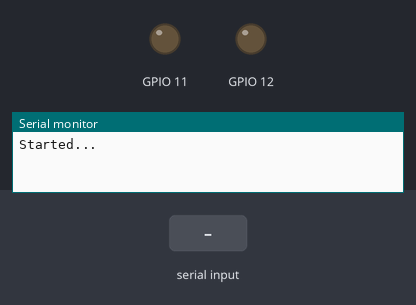
This sketch was run on a simulated ESP8266 (NodeMCU). Parts: output pins drawn as LEDs (lit = HIGH), the last lines printed to the serial monitor. Inputs (shaded band) come from the test bench.

Above: at 1.2 s.
1.3 s: "a" received over Serial
At 2.5 s:
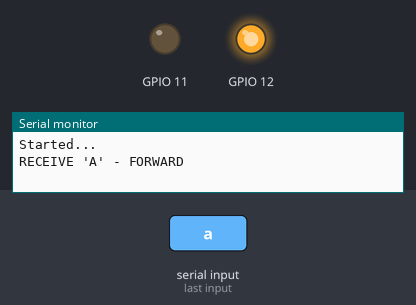
2.8 s: "b" received over Serial
At 3.7 s:
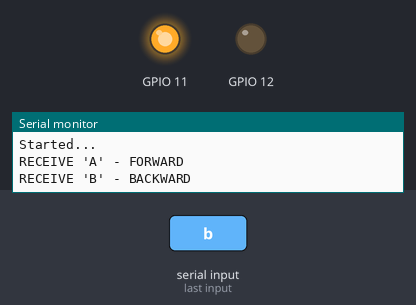
4.3 s: "A" received over Serial
At 4.8 s:
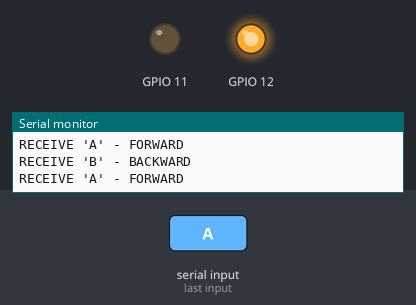
5.8 s: "B" received over Serial
At 7.2 s:
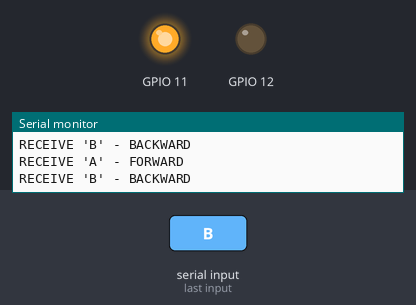
Timing chart, 0 to 8.3 s (numbered marks = the images above; inputs shaded):
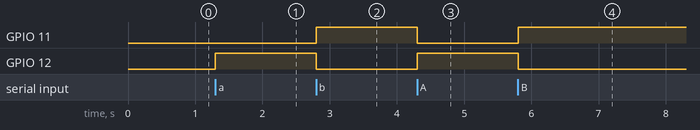

Measured:
- after the input at 1.3 s, GPIO 12: LOW → HIGH at once
- after the input at 2.8 s, GPIO 11: LOW → HIGH at once; GPIO 12: HIGH → LOW at once
- after the input at 4.3 s, GPIO 11: HIGH → LOW at once; GPIO 12: LOW → HIGH at once
- after the input at 5.8 s, GPIO 11: LOW → HIGH at once; GPIO 12: HIGH → LOW at once

The sketch:

Arduino_Foward_Reverse_Serial.ino
```cpp
/* Nudge Me's Youtube Channel:
 *
 * Forward/reverse control of DC motor using 2 relays and serial communication.
 * This code will make to motor turn CW when we send 'A', turn CCW when we send 'B' and stop when we send 'X'.
 * You can send those 'A', 'B' and 'X' via 2 ways:
 *    a) Through Serial Monitor window
 *    b) Through Bluetooth connection
 *       - Connect Bluetooth module's (e.g. HC-06) TX pin to Arduino's RX pin, and RX pin of Bluetooth module to TX pin of Arduino. Connect the Bluetooth module's VCC pin to 3.3V and GND pin to GND.
 * Connect first relay's Enable pin to Arduino's pin 11 and the second relay's Enable pin to Arduino's pin 12.
 * Follow the connection in this diagram: https://goo.gl/Fnsf4B (this diagram has no Bluetooth module connection. Refer (b) above for connecting the BT module to your Arduino).
 * More info refer this video: https://youtu.be/QmLQMQ-eAZY
 *
 * This code was updated on 11 Nov 2017 (3.00pm).
 */

char c;

void setup()
{
  pinMode(11, OUTPUT);
  pinMode(12, OUTPUT);
  Serial.begin(9600);
  Serial.println("Started...");
}

void loop() {

   while (Serial.available())
   {

      if (Serial.available() > 0)
      {
        c = Serial.read();
      }

      if ((c == 'a') || (c == 'A'))
      {
        Serial.println("RECEIVE 'A' - FORWARD");
        digitalWrite(11, LOW);
        digitalWrite(12, HIGH);
      }

      else if ((c == 'b') || (c == 'B'))
      {
        Serial.println("RECEIVE 'B' - BACKWARD");
        digitalWrite(12, LOW);
        digitalWrite(11, HIGH);
      }

      else if ((c == 'x') || (c == 'X')  )
      {
        Serial.println("RECEIVE 'X' OR 'x' - STOP");
        digitalWrite(12, LOW);
        digitalWrite(11, LOW);
      }

      Serial.flush();
   }

}
```
